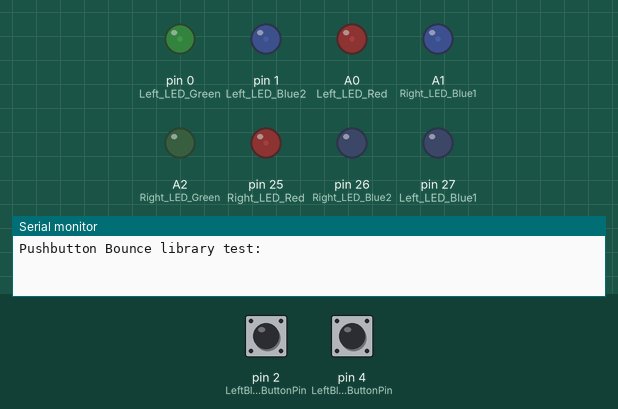
A sketch run on a simulated Teensy 4. Parts: output pins drawn as LEDs (lit = HIGH), the last lines printed to the serial monitor. Inputs (shaded band) come from the test bench; at power-on: pin 2 (LeftBlue1_ButtonPin) HIGH, pin 4 (LeftBlue2_ButtonPin) HIGH.

Above: at 2.1 s.
2.2 s: pin 2 (LeftBlue1_ButtonPin) pulled LOW for 0.15 s
At 2.28 s:
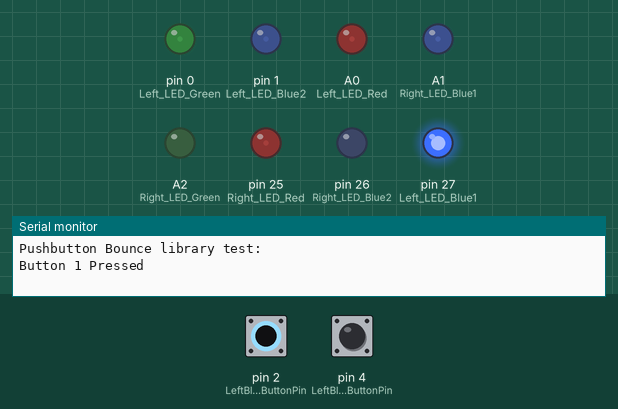
3.8 s: pin 4 (LeftBlue2_ButtonPin) pulled LOW for 0.15 s
At 3.88 s:
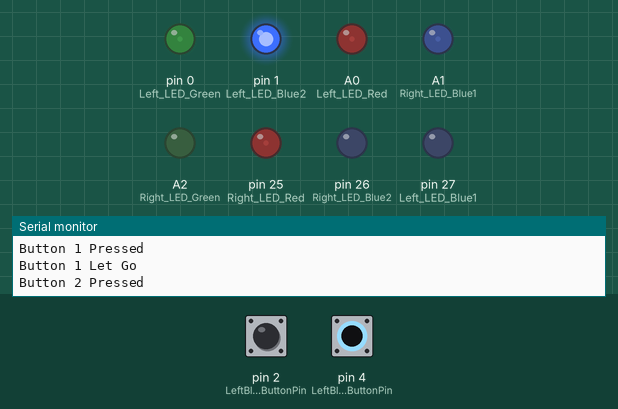
5.4 s: pin 4 (LeftBlue2_ButtonPin) pulled LOW for 3.2 s
At 9.0 s:
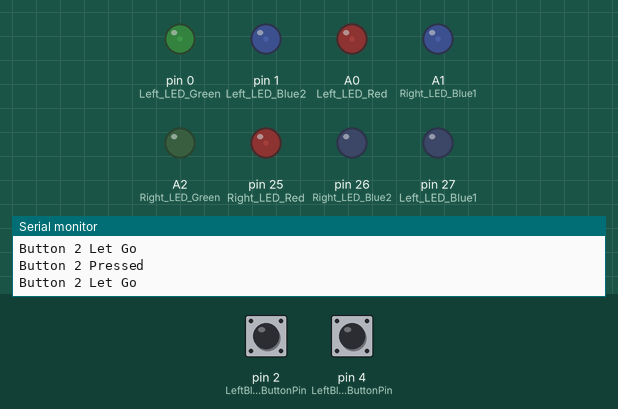
10.1 s: pin 2 (LeftBlue1_ButtonPin) pulled LOW for 1 s
At 10.9 s:
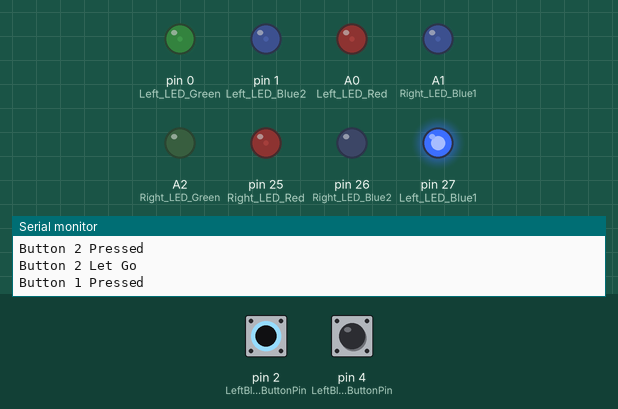
12.6 s: pin 2 (LeftBlue1_ButtonPin) pulled LOW for 3.2 s
At 16.9 s:
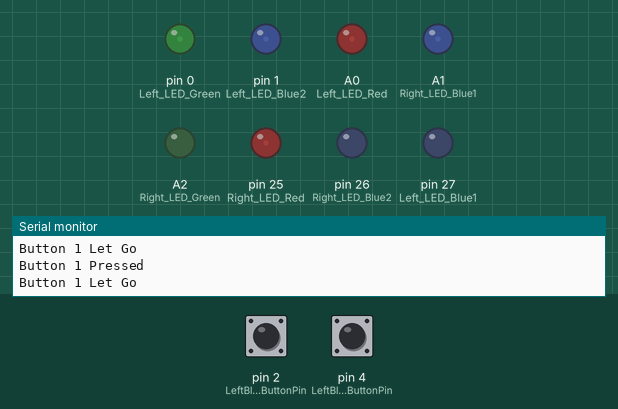
17.3 s: pin 2 (LeftBlue1_ButtonPin) driven LOW and pin 4 (LeftBlue2_ButtonPin) driven LOW
At 18.0 s:
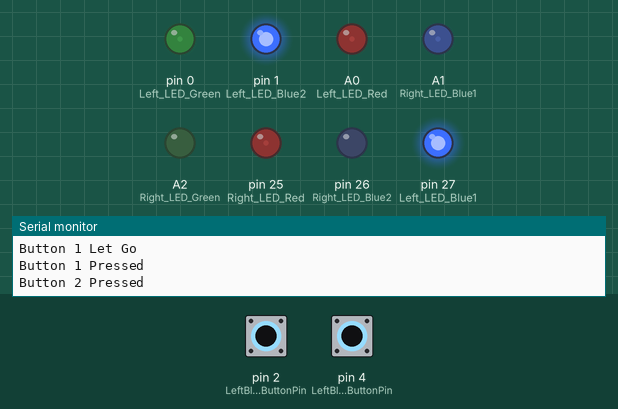
Timing chart, 0 to 19.8 s (numbered marks = the images above; inputs shaded):
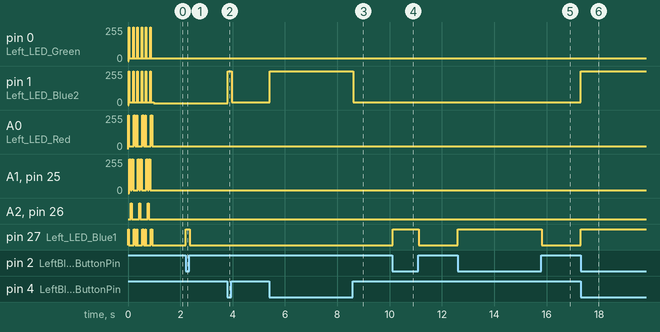

Measured:
- after the input at 2.2 s, pin 27 (Left_LED_Blue1): LOW → HIGH at once, → LOW 0.15 s later
- after the input at 3.8 s, pin 1 (Left_LED_Blue2): 15/255 → 255/255 at once, → 20/255 0.15 s later
- after the input at 5.4 s, pin 1 (Left_LED_Blue2): 20/255 → 255/255 at once, → 20/255 3.2 s later
- after the input at 10.1 s, pin 27 (Left_LED_Blue1): LOW → HIGH at once, → LOW 1.0 s later
- after the input at 12.6 s, pin 27 (Left_LED_Blue1): LOW → HIGH at once, → LOW 3.2 s later
- after the input at 17.3 s, pin 1 (Left_LED_Blue2): 20/255 → 255/255 at once; pin 27 (Left_LED_Blue1): LOW → HIGH at once
- by itself, pin 1 (Left_LED_Blue2): repeats every 0.33 s: 255/255 0.03 s, 20/255 0.13 s, 255/255 0.03 s, 20/255 0.15 s, until it stays 15/255 from 1.0 s

The sketch:

Button_CodeRev1.ino
```cpp
// Bounce library import
#include <Bounce.h>

// LED pin definitions
#define Left_LED_Blue1 27
#define Left_LED_Blue2 1
#define Left_LED_Red 14
#define Left_LED_Green 0
#define Right_LED_Blue1 15
#define Right_LED_Blue2 26
#define Right_LED_Red 25
#define Right_LED_Green 16

// Button pin declarations
const int LeftBlue1_ButtonPin = 2;
const int LeftBlue2_ButtonPin = 4;
const int LeftRed_ButtonPin = 5;
const int LeftGreen_ButtonPin = 3;
const int RightBlue1_ButtonPin = 6;
const int RightBlue2_ButtonPin = 8;
const int RightRed_ButtonPin = 9;
const int RightGreen_ButtonPin = 7;

// Button object declarations - 10ms debounce
Bounce LeftBlue1_ButtonObject = Bounce(LeftBlue1_ButtonPin, 10);
Bounce LeftBlue2_ButtonObject = Bounce(LeftBlue2_ButtonPin, 10);
Bounce LeftRed_ButtonObject = Bounce(LeftRed_ButtonPin, 10);
Bounce LeftGreen_ButtonObject = Bounce(LeftGreen_ButtonPin, 10);
Bounce RightBlue1_ButtonObject = Bounce(RightBlue1_ButtonPin, 10);
Bounce RightBlue2_ButtonObject = Bounce(RightBlue2_ButtonPin, 10);
Bounce RightRed_ButtonObject = Bounce(RightRed_ButtonPin, 10);
Bounce RightGreen_ButtonObject = Bounce(RightGreen_ButtonPin, 10);


void setup() {
  pinMode(LeftBlue1_ButtonPin, INPUT_PULLUP);
  pinMode(LeftBlue2_ButtonPin, INPUT_PULLUP);


  pinMode(27, OUTPUT);
  pinMode(1, OUTPUT);
  pinMode(14, OUTPUT);
  pinMode(0, OUTPUT);
  pinMode(15, OUTPUT);
  pinMode(26, OUTPUT);
  pinMode(25, OUTPUT);
  pinMode(16, OUTPUT);

  Serial.begin(57600);
  Serial.println("Pushbutton Bounce library test:");


// --- tada code --- //

for (int x = 0; x < 3; x++)
    {
    int LED_BRIGHT = 255;
    int LED_DIM = 20;

    //scene 1
    analogWrite(Left_LED_Blue1, LED_BRIGHT);
    analogWrite(Left_LED_Red, LED_BRIGHT);
    delay(25);
    //scene 2
    analogWrite(Left_LED_Blue1, LED_DIM);
    analogWrite(Left_LED_Red, LED_DIM);
    analogWrite(Left_LED_Blue2, LED_BRIGHT);
    analogWrite(Left_LED_Green, LED_BRIGHT);
    delay(25);
    //scene 3
    analogWrite(Left_LED_Blue2, LED_DIM);
    analogWrite(Left_LED_Green, LED_DIM);
    analogWrite(Right_LED_Blue1, LED_BRIGHT);
    analogWrite(Right_LED_Red, LED_BRIGHT);
    delay(50);
    //scene 4
    analogWrite(Right_LED_Blue1, LED_DIM);
    analogWrite(Right_LED_Red, LED_DIM);
    analogWrite(Right_LED_Blue2, LED_BRIGHT);
    analogWrite(Right_LED_Green, LED_BRIGHT);
    delay(50);
    //scene 5
    analogWrite(Right_LED_Blue2, LED_DIM);
    analogWrite(Right_LED_Green, LED_DIM);
    analogWrite(Right_LED_Blue1, LED_BRIGHT);
    analogWrite(Right_LED_Red, LED_BRIGHT);
    delay(50);
    //scene 6
    analogWrite(Right_LED_Blue1, LED_DIM);
    analogWrite(Right_LED_Red, LED_DIM);
    analogWrite(Left_LED_Blue2, LED_BRIGHT);
    analogWrite(Left_LED_Green, LED_BRIGHT);
    delay(25);
    //scene 7
    analogWrite(Left_LED_Blue2, LED_DIM);
    analogWrite(Left_LED_Green, LED_DIM);
    analogWrite(Left_LED_Blue1, LED_BRIGHT);
    analogWrite(Left_LED_Red, LED_BRIGHT);
     delay(50);
    //scene 8
    analogWrite(Left_LED_Blue1, LED_DIM);
    analogWrite(Left_LED_Red, LED_DIM);
     delay(50);
    //scene 9
}


}

int LED_BRIGHT = 255;
int LED_DIM = 20;
int LED_STATUS_1 = 15;
int LED_STATUS_2 = 15;
int channel = 1;
int blueLED1 = 27;
int blueLED2 = 1;

void loop() {

  analogWrite(blueLED1, LED_STATUS_1);
  analogWrite(blueLED2, LED_STATUS_2);

  LeftBlue1_ButtonObject.update();
  LeftBlue2_ButtonObject.update();


      if (LeftBlue1_ButtonObject.fallingEdge())
          {
          LED_STATUS_1 = LED_BRIGHT;
          Serial.println("Button 1 Pressed");
          usbMIDI.sendNoteOn(60, 99, channel);
          }
      if (LeftBlue1_ButtonObject.risingEdge())
          {
          LED_STATUS_1 = LED_DIM;
          Serial.println("Button 1 Let Go");
          usbMIDI.sendNoteOff(60, 0, channel);
          }


      if (LeftBlue2_ButtonObject.fallingEdge())
          {
          LED_STATUS_2 = LED_BRIGHT;
          Serial.println("Button 2 Pressed");
          usbMIDI.sendNoteOn(61, 99, channel);
          }
      if (LeftBlue2_ButtonObject.risingEdge())
          {
          LED_STATUS_2 = LED_DIM;
          Serial.println("Button 2 Let Go");
          usbMIDI.sendNoteOff(61, 0, channel);
          }


}
```
